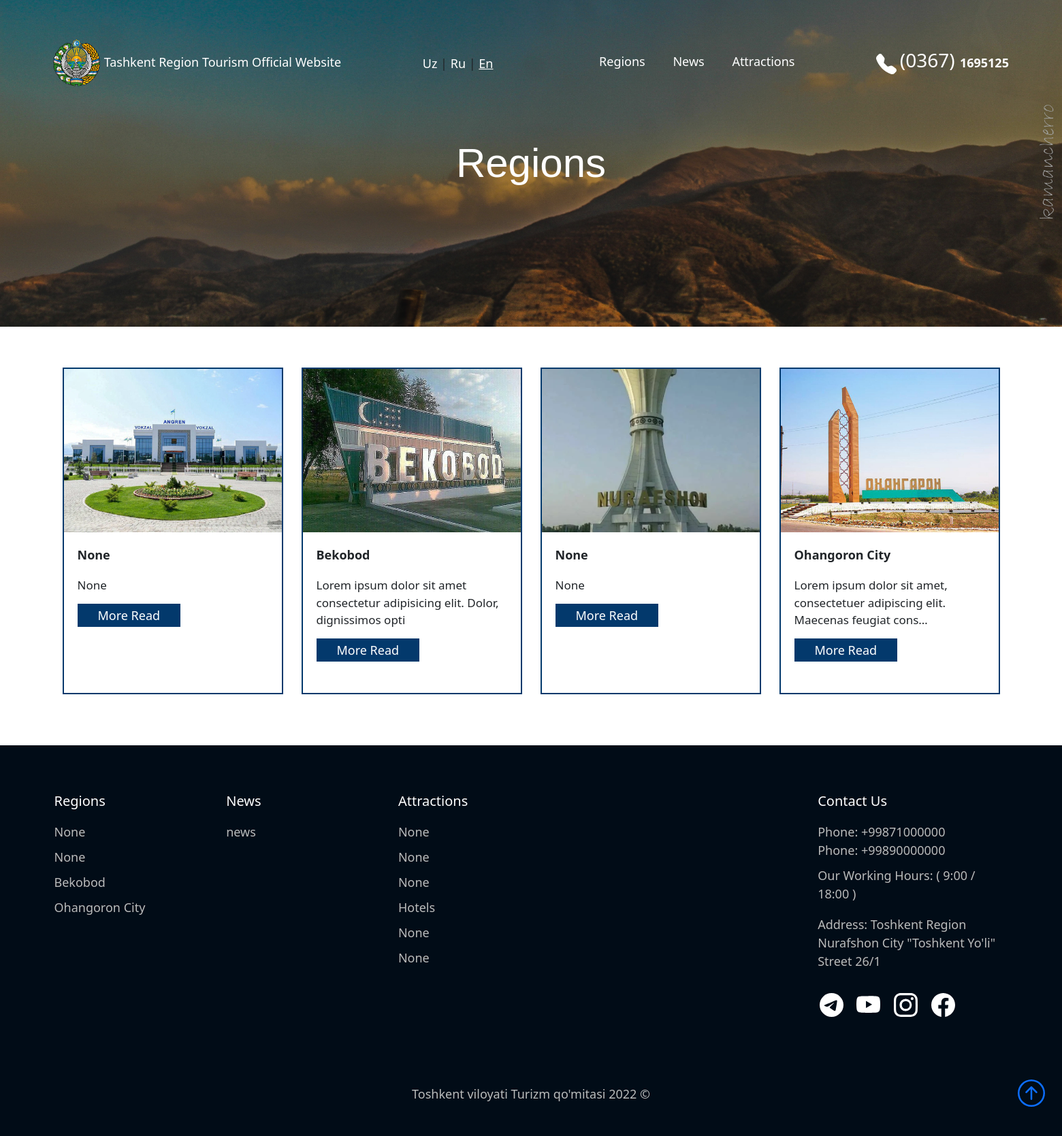
Page /en/areas/ on the committed database.
### main/models.py (models this page shows, shortened)
class AutoDate(M):
    uz_name = m.CharField(max_length=l)
    ru_name = m.CharField(max_length=l, null=True, blank=True)
    en_name = m.CharField(max_length=l, null=True, blank=True)
    add_time = m.DateTimeField(auto_now_add=True)
    post_view = m.IntegerField(default=0, null=True, blank=True)

class WebSiteName(AutoDate):
    logo = ResizedImageField(size=[1920, 1080],upload_to='logo/', default='default/logo.png')
    """ NavBardagi web site nomi """

class AutoDate(M):
    uz_name = m.CharField(max_length=l)
    ru_name = m.CharField(max_length=l, null=True, blank=True)
    en_name = m.CharField(max_length=l, null=True, blank=True)
    add_time = m.DateTimeField(auto_now_add=True)
    post_view = m.IntegerField(default=0, null=True, blank=True)

class NavbarName(M):
    uz_name = m.CharField(max_length=l)
    ru_name = m.CharField(max_length=l, null=True, blank=True)
    en_name = m.CharField(max_length=l, null=True, blank=True)
    navbar_img = ResizedImageField(size=[1920, 1080], upload_to="navbarname/", null=True, blank=True)
    slug = m.SlugField(max_length=l, unique=True)
    add_time = m.DateTimeField(auto_now_add=True)

class BackgroundImageForAreas(M):
    bg_img = ResizedImageField(size=[1920, 1080],upload_to="BackgroundImageForAreas/")

class Post(M):
    author = m.ForeignKey(CustomUser, on_delete=m.SET_NULL, null=True, blank=True)
    navbaritem = m.ForeignKey(NavbarItems, on_delete=m.SET_NULL, null=True, blank=True)
    post_img = ResizedImageField(size=[1920, 1080],upload_to='posts/')
    uz_title = m.CharField(max_length=l)
    ru_title = m.CharField(max_length=l, null=True, blank=True)
    en_title = m.CharField(max_length=l, null=True, blank=True)
    uz_description = m.CharField(max_length=100)
    ru_description= m.CharField(max_length=l, null=True, blank=True)
    en_description= m.CharField(max_length=l, null=True, blank=True)
    uz_post = RichTextUploadingField()
    ru_post = RichTextUploadingField(null=True, blank=True)
    en_post = RichTextUploadingField(null=True, blank=True)
    slug = m.SlugField(max_length=l, unique=True)
    post_view = m.IntegerField(default=0, null=True, blank=True)
    add_time = m.DateTimeField(auto_now_add=True)

class Hududlar(Post):
    navbar = m.ForeignKey(NavbarName,on_delete=m.SET_NULL, null=True, blank=True)

class Post(M):
    author = m.ForeignKey(CustomUser, on_delete=m.SET_NULL, null=True, blank=True)
    navbaritem = m.ForeignKey(NavbarItems, on_delete=m.SET_NULL, null=True, blank=True)
    post_img = ResizedImageField(size=[1920, 1080],upload_to='posts/')
    uz_title = m.CharField(max_length=l)
    ru_title = m.CharField(max_length=l, null=True, blank=True)
    en_title = m.CharField(max_length=l, null=True, blank=True)
    uz_description = m.CharField(max_length=100)
    ru_description= m.CharField(max_length=l, null=True, blank=True)
    en_description= m.CharField(max_length=l, null=True, blank=True)
    uz_post = RichTextUploadingField()
    ru_post = RichTextUploadingField(null=True, blank=True)
    en_post = RichTextUploadingField(null=True, blank=True)
    slug = m.SlugField(max_length=l, unique=True)
    post_view = m.IntegerField(default=0, null=True, blank=True)
    add_time = m.DateTimeField(auto_now_add=True)

class NavbarItems(AutoDate):
    navbar = m.ForeignKey(NavbarName, on_delete=m.CASCADE)
    navbar_img = ResizedImageField(size=[1920, 1080], upload_to='navbaritems/', null=True, blank=True)
    slug = m.SlugField(max_length=l, unique=True)

### main/views.py (the view)
# urls.py: path('areas/', AreaList.as_view(), name="areaslist"),
class AreaList(ListView):
    model = Hududlar
    ordering = 'uz_title'
    template_name = 'allpages/areas.htm'

### templates/allpages/areas.htm (shortened to what this page needs)
{% extends '../pages/templateall.htm' %}
{% block header %}
    <div id="header-root" style="background: linear-gradient(rgba(30, 30, 30, 0.4), rgba(30, 30, 30, 0.4)), url('{{ bgAreas.bg_img.url }}');">
        <div class="header-title">
            <span>
                {% if '/en/' in request.path %}
                    Regions
                {% elif '/ru/' in request.path %}
                    Регионы
                {% else %}
                    Hududlar
                {% endif %}
            </span>
        </div>
    </div>
{% endblock header %}
{% block cards %}
    {% for l in object_list %}
        <div class="col-12 col-sm-10 col-md-6 col-lg-4 col-xl-3 col-xxl-3 mb-4 news_cards">
            <div class="news-card">
                <div class="news-img" style="background-image: url('{{ l.post_img.url }}');"></div>
                <div class="news-body">
                    {% if '/en/' in request.path %}
                        <div class="news-title">
                            <p>{{ l.en_title|truncatechars:50 }}</p>
                        </div>
                        <div class="news-descriptions">
                            <p>{{ l.en_description|truncatechars:80 }}</p>
                        </div>
                        <a href="{% url 'en:areadetail' slug=l.slug %}">More Read</a>
                    {% endif %}
                </div>
            </div>
        </div>
    {% empty %}
        <h1 class="my-5">Afsuski malumotlar mavjud emas!</h1>
    {% endfor %}
    <div aria-label="Page navigation example">
    </div>
{% endblock cards %}

### templates/pages/templateall.htm (shortened to what this page needs)
{% extends '../base.htm' %}
{% load static %}
{% block content %}
        {% include "../widgets/navbar.htm" %}
        {% block header %}
        {% endblock header %}
        <div id="main-root">
            <div class="row">
                {% block cards %}
                {% endblock cards %}
            </div>
        </div>
    {% if '/ru/' in request.path %}
        {% include "../basesections/footer_ru.htm" %}
    {% else %}
        {% include "../basesections/footer.htm" %}
    {% endif %}
{% endblock content %}

### templates/base.htm (shortened to what this page needs)
<!doctype html>
{% load static %}
<html lang="en">
    <head>
        <link rel="stylesheet" href="{% static 'css/style.css' %}">
        <link rel="stylesheet" href="{% static 'css/models/slick/slick.css' %}">
        <link rel="stylesheet" href="{% static 'css/models/slick/slick-theme.css' %}">
        <link  href="https://cdnjs.cloudflare.com/ajax/libs/fotorama/4.6.4/fotorama.css" rel="stylesheet">
        <link href="https://cdn.jsdelivr.net/npm/bootstrap@5.2.2/dist/css/bootstrap.min.css" rel="stylesheet">
    </head>
    <body>
        {% block content %}
        {% endblock content %}
        <div class="to-top">
            <a href="#">
            </a>
        </div>
    </body>
</html>

### templates/widgets/navbar.htm (shortened to what this page needs)
{% load static %}
{% if '/ru/' in request.path %}
    <nav class="nav-head">
        <div class="marquee"><span>Veb sayt test rejimida ishlamoqda!</span></div>
        <div class="nav-in">
            <div class="brand">
                <a href="/"><img src="{{ web_name.logo.url }}" width="70" alt=""></a>
                <span><a href="/">{{ web_name.ru_name | title }}</a></span>
            </div>
            <div class="lang">
                <a id="lang_uz" href="" >Uz</a> |
                <a id="lang_ru" href="" class="a-hover">Ru</a> |
                <a id="lang_en" href="">En</a>
            </div>
            <div class="navigate">
                <ul>
                    <li>
                        <a href="" id="hudud">{{ nav0.ru_name | title }}</a>
                        <ol id="area">
                            {% for uz in arealist %}
                                <li><a href="{% url 'ru:areadetail' slug=uz.slug %}">{{ uz.ru_title | title }}</a></li>
                            {% endfor %}
                        </ol>
                    </li>
                </ul>
                <ul>
                    <li>
                        <a href="{% url 'ru:newslist' %}">{{ nav1.ru_name | title }}</a>
                    </li>
                </ul>
                <ul>
                    <li>
                        <a href="#" id="space">{{ nav2.ru_name | title }}</a>
                        <ol id="spaces">
                            {% for uz in navbaritems %}
                                <li><a href="{% url 'ru:poststype' slug=uz.slug %}">{{ uz.ru_name | title }}</a></li>
                            {% endfor %}
                        </ol>
                    </li>
                </ul>
            </div>
            <div class="contact">
                <span id="phone-icon">
                    <svg xmlns="http://www.w3.org/2000/svg" width="35" height="35" fill="currentColor" class="bi bi-telephone-fill" viewBox="0 0 16 16">
                        <path fill-rule="evenodd" d="M1.885.511a1.745 1.745 0 0 1 2.61.163L6.29 2.98c.329.423.445.974.315 1.494l-.547 2.19a.678.678 0 0 0 .178.643l2.457 2.457a.678.678 0 0 0 .644.178l2.189-.547a1.745 1.745 0 0 1 1.494.315l2.306 1.794c.829.645.905 1.87.163 2.611l-1.034 1.034c-.74.74-1.846 1.065-2.877.702a18.634 18.634 0 0 1-7.01-4.42 18.634 18.634 0 0 1-4.42-7.009c-.362-1.03-.037-2.137.703-2.877L1.885.511z"/>
                    </svg>
                </span>
                <span id="phone-number">(0367) <b>1695125</b> </span>
            </div>
        </div>
    </nav>
{% elif '/en/' in request.path %}
    <nav class="nav-head">
        <div class="nav-in">
            <div class="brand">
                <a href="/"><img src="{{ web_name.logo.url }}" width="70" alt=""></a>
                <span><a href="/">{{ web_name.en_name | title }}</a></span>
            </div>
            <div class="lang">
                <a id="lang_uz" href="" >Uz</a> |
                <a id="lang_ru" href="">Ru</a> |
                <a id="lang_en" href="" class="a-hover">En</a>
            </div>
            <div class="navigate">
                <ul>
                    <li>
                        <a href="" id="hudud">{{ nav0.en_name | title }}</a>
                    </li>
                </ul>
                <ul>
                    <li>
                        <a href="{% url 'en:newslist' %}">{{ nav1.en_name | title }}</a>
                    </li>
                </ul>
                <ul>
                    <li>
                        <a href="#" id="space">{{ nav2.en_name | title }}</a>
                    </li>
                </ul>
            </div>
            <div class="contact">
                <span id="phone-icon">
                </span>
                <span id="phone-number">(0367) <b>1695125</b> </span>
            </div>
        </div>
    </nav>
{% endif %}

### templates/basesections/footer.htm (shortened to what this page needs)
{% load static %}
{% if '/en/' in request.path %}
    <footer>
        <div id="footer_main">
            <div class="sitemap">
                <div class="row">
                    <div class="footer-col">
                        <h3>{{ nav0.en_name | title }}</h3>
                        <ul>
                            {% for en in arealist %}
                                <li><a href="{% url 'areadetail' slug=en.slug %}">{{ en.en_title | title }}</a></li>
                            {% endfor %}
                        </ul>
                    </div>
                    <div class="footer-col">
                        <h3>{{ nav1.en_name | title }}</h3>
                        <li>
                            <a href="{% url 'newslist' %}" class="nw">{{ nav1.en_name }}</a>
                        </li>
                    </div>
                    <div class="footer-col">
                        <h3>{{ nav2.en_name | title }}</h3>
                        <ul>
                            {% for en in navbaritems %}
                                <li><a href="{% url 'poststype' slug=en.slug %}">{{ en.en_name }}</a></li>
                            {% endfor %}
                        </ul>
                    </div>
                </div>
                <div class="aboutsite">
                    <h3>Contact Us</h3>
                    <div class="text-footer">
                        <span>Phone: +99871000000</span>
                        <br/>
                        <span>Phone: +99890000000</span>
                        <p>Our working hours: ( 9:00 / 18:00 )</p>
                        <p>Address: Toshkent region Nurafshon City "Toshkent yo'li" street 26/1</p>
                    </div>
                    <div class="social-links">
                        <a href="#">
                        </a>
                        <a href="#">
                        </a>
                        <a href="#">
                        </a>
                        <a href="#">
                        </a>
                    </div>
                </div>
            </div>
        </div>
        <div class="footer__foot"><p>Toshkent viloyati Turizm qo'mitasi 2022 &copy;</p></div>
    </footer>
{% endif %}

### templates/base.htm (style rules this page uses)
body { overflow-x: hidden; }

### rows in the picture
WebSiteName: logo (picture)
AutoDate: en_name "Tashkent Region Tourism Official Website"
NavbarName: en_name "Regions"
NavbarName: en_name "News", en_name "news"
NavbarName: en_name "Attractions"
BackgroundImageForAreas: bg_img (picture)
Hududlar: post_img (picture), en_title "None", en_description "None"
Hududlar: post_img (picture), en_title "Bekobod", en_description "Lorem ipsum dolor sit amet consectetur adipisicing elit. Dolor, dignissimos opti"
Hududlar: post_img (picture), en_title "None", en_description "None"
Hududlar: post_img (picture), en_title "Ohangoron City", en_description "Lorem ipsum dolor sit amet, consectetuer adipiscing elit. Maecenas feugiat cons…"
NavbarItems: en_name "None"
NavbarItems: en_name "None"
NavbarItems: en_name "None"
NavbarItems: en_name "Hotels"
NavbarItems: en_name "None"
NavbarItems: en_name "None"
